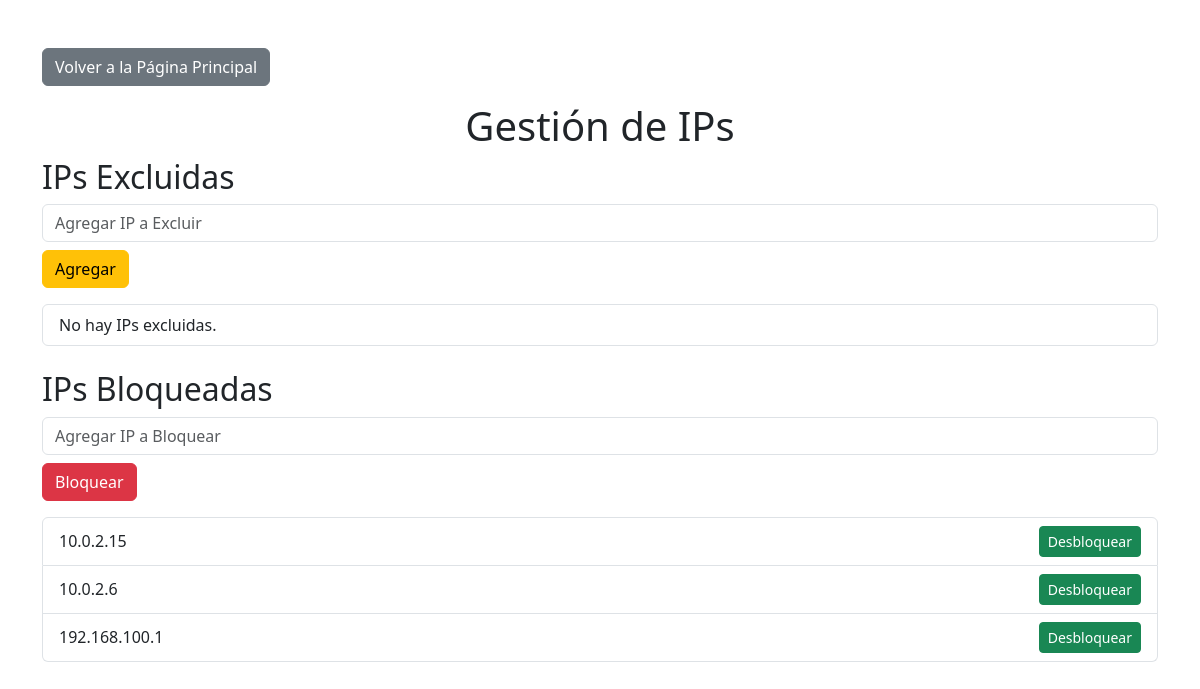
/configuracion_ips, run on an earlier commit of the app's database.
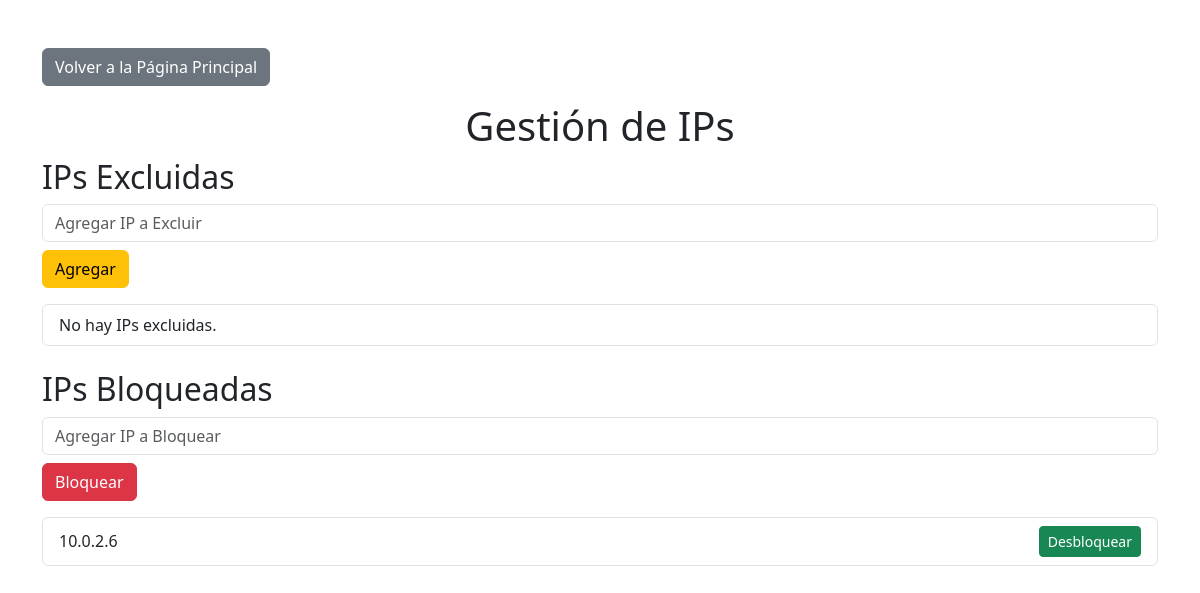
And on a later commit of the database.
### tables this page shows
CREATE TABLE ips_bloqueadas (
                id INTEGER PRIMARY KEY AUTOINCREMENT,
                ip TEXT UNIQUE NOT NULL
            );

### app.py (the view)
@app.route('/configuracion_ips')
def configuracion_ips():
    return render_template("configuracion_ips.html",
                           blocked_ips=get_blocked_ips(),
                           excluded_ips=get_excluded_ips())

### app.py (called while the page is built)
def get_db_connection():
    try:
        return sqlite3.connect(DB_PATH)
    except sqlite3.Error as e:
        print(f"Error al conectar a la base de datos: {e}")
        return None

def get_blocked_ips():
    conn = get_db_connection()
    if not conn:
        return []
    cursor = conn.cursor()
    cursor.execute("SELECT ip FROM ips_bloqueadas")
    blocked_ips = [row[0] for row in cursor.fetchall()]
    conn.close()
    return blocked_ips

def get_excluded_ips():
    conn = get_db_connection()
    if not conn:
        return []
    cursor = conn.cursor()
    cursor.execute("SELECT ip FROM ips_excluidas")
    excluded_ips = [row[0] for row in cursor.fetchall()]
    conn.close()
    return excluded_ips

### templates/configuracion_ips.html (shortened to what this page needs)
<!DOCTYPE html>
<html>
<head>
    <link rel="stylesheet" href="https://cdn.jsdelivr.net/npm/bootstrap@5.3.0/dist/css/bootstrap.min.css">
</head>
<body class="container mt-5">
    <button onclick="window.location.href='/'" class="btn btn-secondary mb-3">
        Volver a la Página Principal
    </button>
    <h1 class="text-center">Gestión de IPs</h1>
    <h2>IPs Excluidas</h2>
    <input type="text" id="excludeIpInput" class="form-control mb-2" placeholder="Agregar IP a Excluir">
    <button class="btn btn-warning" onclick="addExcludedIp()">Agregar</button>
    <ul class="list-group mt-3">
        {% if excluded_ips %}
            {% for ip in excluded_ips %}
                <li class="list-group-item d-flex justify-content-between align-items-center">
                    {{ ip }}
                    <button class="btn btn-danger btn-sm" onclick="removeExcludedIp('{{ ip }}')">Eliminar</button>
                </li>
            {% endfor %}
        {% else %}
            <li class="list-group-item">No hay IPs excluidas.</li>
        {% endif %}
    </ul>
    <h2 class="mt-4">IPs Bloqueadas</h2>
    <input type="text" id="blockIpInput" class="form-control mb-2" placeholder="Agregar IP a Bloquear">
    <button class="btn btn-danger" onclick="addBlockedIp()">Bloquear</button>
    <ul class="list-group mt-3">
        {% if blocked_ips %}
            {% for ip in blocked_ips %}
                <li class="list-group-item d-flex justify-content-between align-items-center">
                    {{ ip }}
                    <button class="btn btn-success btn-sm" onclick="unblockIp('{{ ip }}')">Desbloquear</button>
                </li>
            {% endfor %}
        {% else %}
            <li class="list-group-item">No hay IPs bloqueadas.</li>
        {% endif %}
    </ul>
</body>
</html>

What changed in the data, as far as the page shows it:
removed ips_bloqueadas: ip "10.0.2.15"
removed ips_bloqueadas: ip "192.168.100.1"
